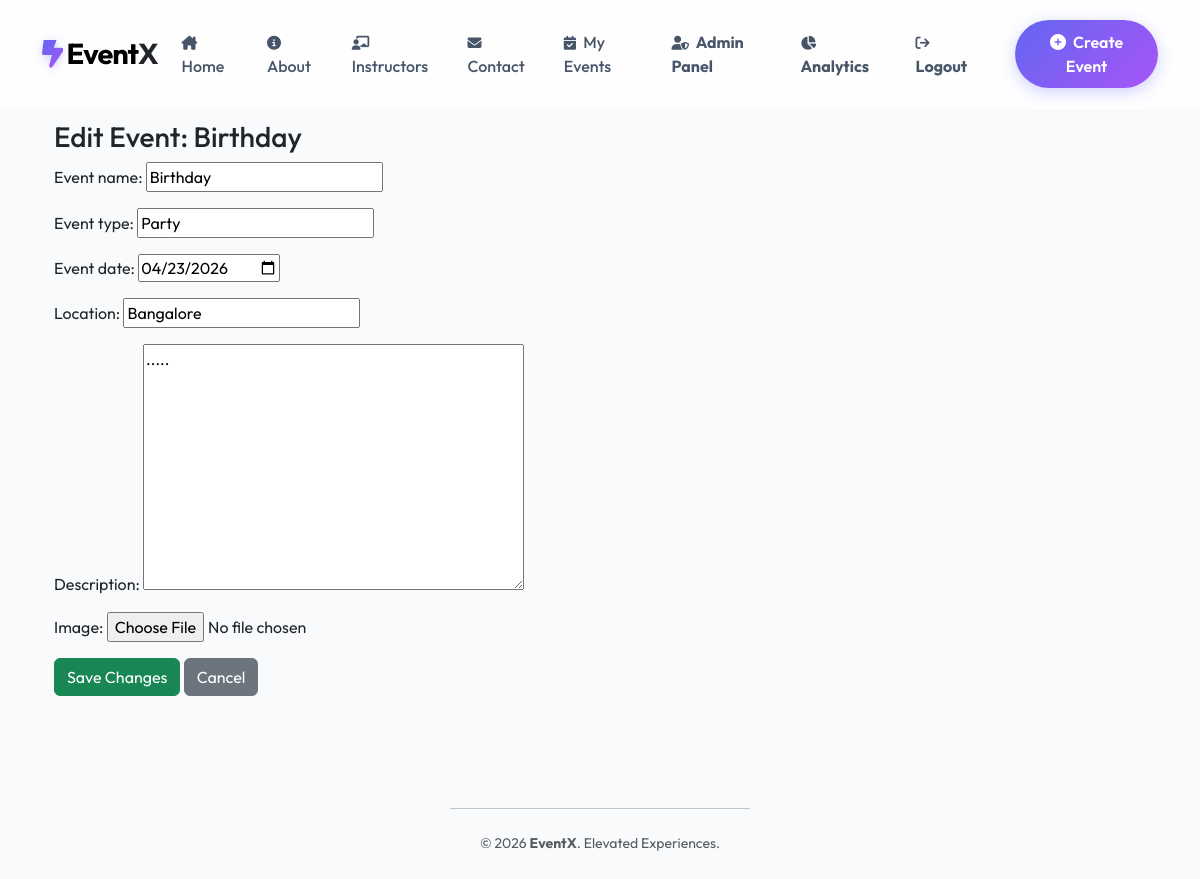
The page /edit-admin/9/ (signed in) on the database its author committed.
### events/models.py (models this page shows, shortened)
class Event(models.Model):
    user = models.ForeignKey(User, on_delete=models.CASCADE)
    event_name = models.CharField(max_length=200)
    event_date = models.DateField()
    location = models.CharField(max_length=200)
    event_type = models.CharField(max_length=100)
    description = models.TextField()
    image = models.ImageField(upload_to='events/', blank=True, null=True)
    is_approved = models.BooleanField(default=False)
    is_featured = models.BooleanField(default=False) # ✅ Added this
    created_at = models.DateTimeField(auto_now_add=True)

### events/views.py (the view)
# urls.py: path('edit-admin/<int:event_id>/', views.edit_event_admin, name='edit_event_admin'),
@staff_member_required
def edit_event_admin(request, event_id):
    event = get_object_or_404(Event, id=event_id)
    if request.method == 'POST':
        form = EventForm(request.POST, request.FILES, instance=event)
        if form.is_valid():
            form.save()
            return redirect('admin_dashboard')
    else:
        form = EventForm(instance=event)
    return render(request, 'edit_event.html', {'form': form, 'event': event})

### events/forms.py
class EventForm(forms.ModelForm):
    class Meta:
        model = Event
        fields = [
            'event_name',
            'event_type',   # ✅ add this
            'event_date',
            'location',
            'description',
            'image'
        ]
        widgets = {
            'event_date': forms.DateInput(attrs={'type': 'date'}),
        }

### templates/edit_event.html (shortened to what this page needs)
{% extends 'base.html' %}
{% block content %}
<div class="container mt-5">
    <h3>Edit Event: {{ event.event_name }}</h3>
    <form method="POST" enctype="multipart/form-data">
        {{ form.as_p }}
        <button type="submit" class="btn btn-success">Save Changes</button>
        <a href="{% url 'admin_dashboard' %}" class="btn btn-secondary">Cancel</a>
    </form>
</div>
{% endblock %}

### templates/base.html (style rules this page uses)
:root { --primary-gradient: linear-gradient(135deg, #6366f1 0%, #a855f7 100%); --glass-bg: rgba(255, 255, 255, 0.8); }
body { font-family: 'Outfit', sans-serif; background: #f8fafc; }
html { scroll-behavior: smooth; scroll-padding-top: 100px; }

### rows shown on the page
Event: event_name "Birthday", event_type "Party", event_date "04/23/2026", location "Bangalore", description "....."
